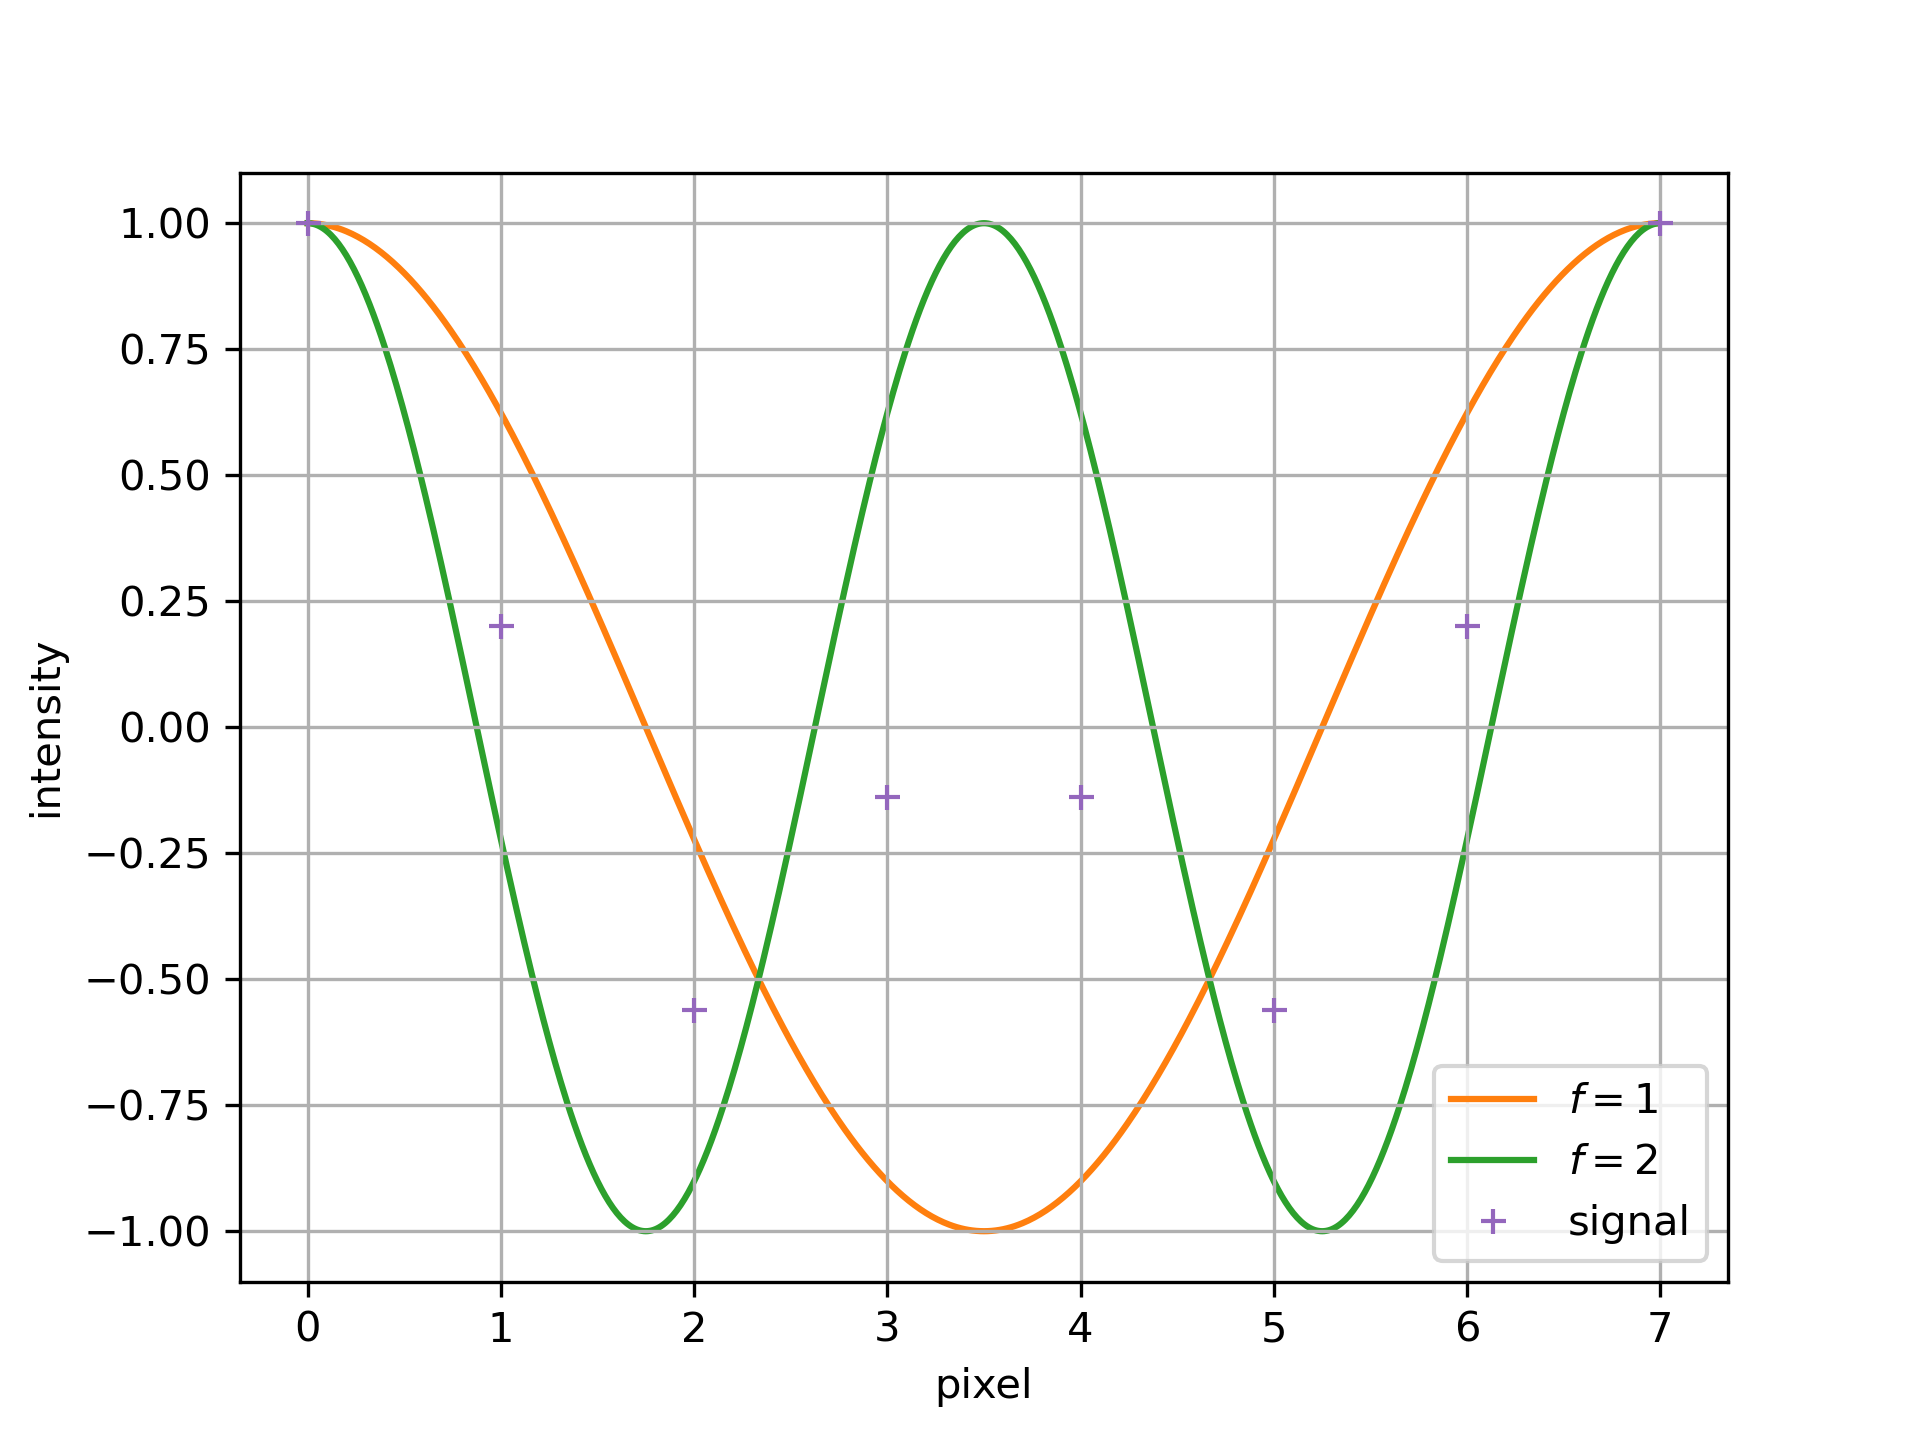

This figure's Python source:
#!/usr/bin/eval python3

import numpy as np
from matplotlib import pyplot as plt


def y(x, a):
    return np.cos(np.pi/(3.5/a) * x)


x = np.arange(0, 7, 0.01)
signal = np.arange(0, 8)
y1 = y(x, 1)
y2 = y(x, 2)

y1s = y(signal, 1)
y2s = y(signal, 2)

sig = np.zeros(8)
for i in np.arange(0, 8):
    sig[i] = (y1s[i] + y2s[i]) / 2

# Plot line of best fit
plt.plot(x, y1, color="C1", label='$f = 1$', zorder=1)
plt.plot(x, y2, color="C2", label='$f = 2$', zorder=1)
plt.errorbar(signal, sig, color="C4", label='signal', fmt="+", zorder=10)

# # Labels
# plt.title("Voltage VS Current", fontsize=20)
plt.xlabel("pixel")
plt.ylabel("intensity")
plt.legend(loc='lower right')
 
# Ticks
# plt.xticks(np.arange(0, 20, 2))
# plt.yticks(np.arange(-127, 127, 30))
# 
# # Axis starting point
# plt.xlim(0, 19)
# plt.ylim(0, 6.3)

# Printing of Grid
plt.grid()
# plt.show()
plt.savefig("cos2.png", dpi=300)
